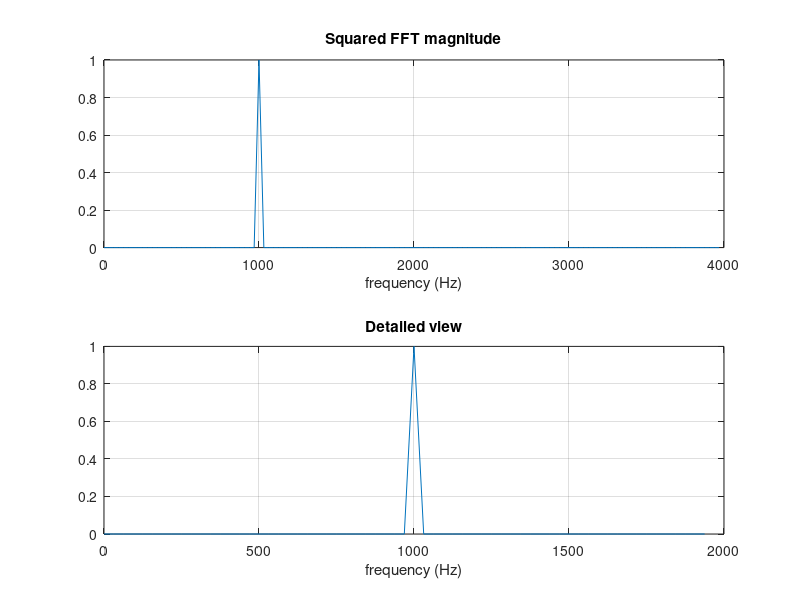

Source code (MATLAB):
N = 256;% number of data points
M = 256; % number of samples after zero padding 

t = 2*pi*1000*[0:N-1]'/8000;
x = sin(t); % generate samples of 1kHz sine with 8kHz sampling
x= x.*boxcar(N); % multiply by windowing function
x = [x; zeros(M-N,1)]; % zero padding 

s = abs(fft(x)).^2; % compute squared magnitude of FFT
s = s/max(s); % normalize so that max is 1.0
f = 8000*[0:M-1]/M; 

figure;
subplot(2,1,1);
plot(f(1:M/2),s(1:M/2));
xlabel('frequency (Hz)');
title('Squared FFT magnitude');
grid on;

subplot(2,1,2);
plot(f(M/8-31:M/8+31),s(M/8-31:M/8+31));
xlabel('frequency (Hz)');
title('Detailed view');
grid on;

